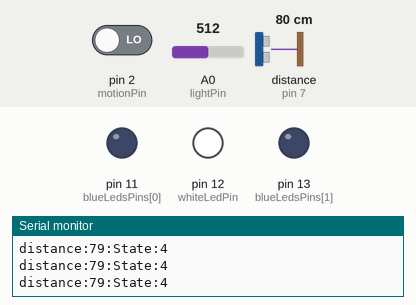
Recording of a sketch running on a simulated Arduino Uno, built with avr-gcc and run on an emulated ATmega328P. Parts: output pins drawn as LEDs (lit = HIGH), the last lines printed to the serial monitor. Wiring (inferred from the names in the program): ultrasonic range finder: trigger pin 8; echo pin 7. Dashed ring = blinking. Inputs (shaded band) come from the test bench; at power-on: distance to the obstacle (sensor on pin 7) 80 cm, pin 2 (motionPin) LOW, A0 (lightPin) = 512. The echo pulse lasts 58.3 µs per cm; pins used as bus, display or sensor lines are not drawn.

Above: at 1.2 s.
1.3 s: distance to the obstacle (sensor on pin 7) set to 117 cm
4.3 s: distance to the obstacle (sensor on pin 7) set to 125 cm
At 5.4 s:
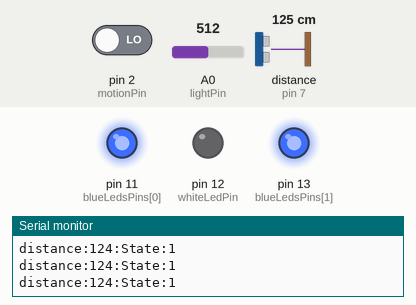
5.8 s: pin 2 (motionPin) driven HIGH
At 6.01 s:
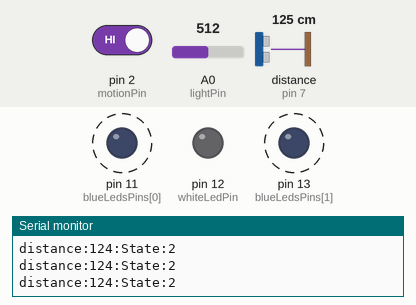
8.8 s: pin 2 (motionPin) driven LOW
At 9.5 s:
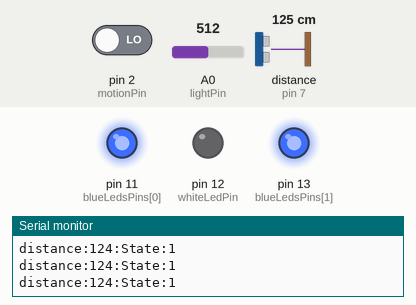
11.8 s: distance to the obstacle (sensor on pin 7) set to 18 cm
At 12.4 s:
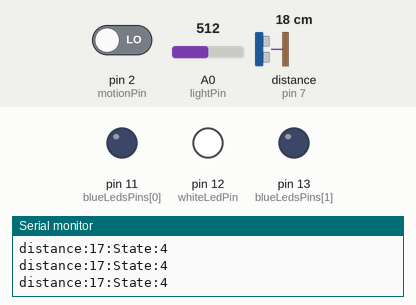
Timing chart, 0 to 14.3 s (numbered marks = the images above; inputs shaded):
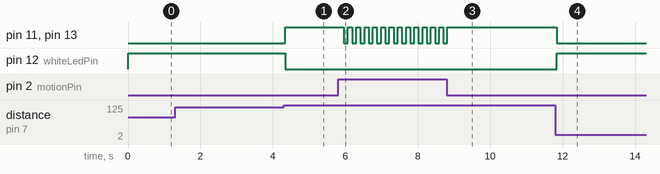

Measured:
- the behaviour switches between 120 and 121 cm on distance to the obstacle (sensor on pin 7) (found by bisection; images 0 and 1)
- after the input at 4.3 s, pin 11 (blueLedsPins[0]), pin 13 (blueLedsPins[1]): LOW → HIGH at once; pin 12 (whiteLedPin): HIGH → LOW at once
- after the input at 5.8 s, pin 11 (blueLedsPins[0]), pin 13 (blueLedsPins[1]): alternates HIGH for 0.11 s and LOW for 0.11 s, starting after 0.16 s
- after the input at 8.8 s, pin 11 (blueLedsPins[0]), pin 13 (blueLedsPins[1]): goes on until 8.8 s, then stays HIGH
- after the input at 11.8 s, pin 11 (blueLedsPins[0]), pin 13 (blueLedsPins[1]): HIGH → LOW at once; pin 12 (whiteLedPin): LOW → HIGH at once

The sketch:

sensor.ino
```cpp
#define echoPin 7
#define trigPin 8
#define lightPin A0
#define motionPin 2

long duration;
long distance;
long previousDistance = 0;
int lightValue;
int personDetected;
boolean isDark;
boolean restingState;
boolean dayState;
boolean nightState;
boolean sleepState;
boolean release;
int blinkRate = 1000;
boolean ledState = false;
long lastTimeYouBlinked = 0;
int blueLedsPins[] = {11, 13};
int whiteLedPin = 12;
int ledTotal = sizeof(blueLedsPins) / sizeof(int);
int releaseInt = 0;


int setState(int state) {
  restingState = (state == 1) ? true : false;
  dayState = (state == 2) ? true : false;
  nightState = (state == 3) ? true : false;
  sleepState = (state == 4) ? true : false;
}

boolean getDarkness(int value) {
  if (value < 800) {
    return true;
  } else {
    return false;
  }
}
void setup() {
  Serial.begin(9600);
  pinMode(motionPin, INPUT);
  pinMode(echoPin, INPUT);
  pinMode(trigPin, OUTPUT);
  for (int i = 0; i < ledTotal; i++) {
    pinMode(blueLedsPins[i], OUTPUT);
  }
  pinMode(whiteLedPin, OUTPUT);
}
void loop() {
  lightValue = analogRead(lightPin);
  isDark = getDarkness(lightValue);
  personDetected = digitalRead(motionPin);

  digitalWrite(trigPin, LOW);
  delayMicroseconds(2);
  digitalWrite(trigPin, HIGH);
  delayMicroseconds(100);
  digitalWrite(trigPin, LOW);
  duration = pulseIn(echoPin, HIGH);
  //  Convert to cm
  distance = duration / 58.2;
  Serial.print("distance:");
  Serial.print(distance);

  Serial.print(":");

  Serial.print("State:");

  bool ignore = ((distance - previousDistance) > 120) ? true : false;
  if(ignore) {
    releaseInt++;
    if(!((distance > previousDistance) && (releaseInt > 500))) {
      distance = ((distance - previousDistance) > 100) ? previousDistance : distance;
    }
  } else {
    releaseInt = 0;
  }
  int st = (distance < 120) && isDark ? 4 : (distance < 100) && !isDark ? 3 : personDetected ? 2 : 1;
  setState(st);
  Serial.println(st);

  if(dayState) {
    // Blink blue lights
    blinkRate = 100;
    for(int i = 0; i < ledTotal; i++) {
        if (millis() - lastTimeYouBlinked >= blinkRate) {
            ledState = !ledState;
            lastTimeYouBlinked = millis();
        }
        digitalWrite(blueLedsPins[i], ledState);
    }
    digitalWrite(whiteLedPin, LOW);
  } else if(restingState) {
    // Display blue light
    for(int i = 0; i < ledTotal; i++) {
      digitalWrite(blueLedsPins[i], HIGH);
    }
      digitalWrite(whiteLedPin, LOW);
  } else {
      for(int i = 0; i < ledTotal; i++) {
          digitalWrite(blueLedsPins[i], LOW);
      }
      digitalWrite(whiteLedPin, HIGH);
  }
  previousDistance = distance;
}
```
